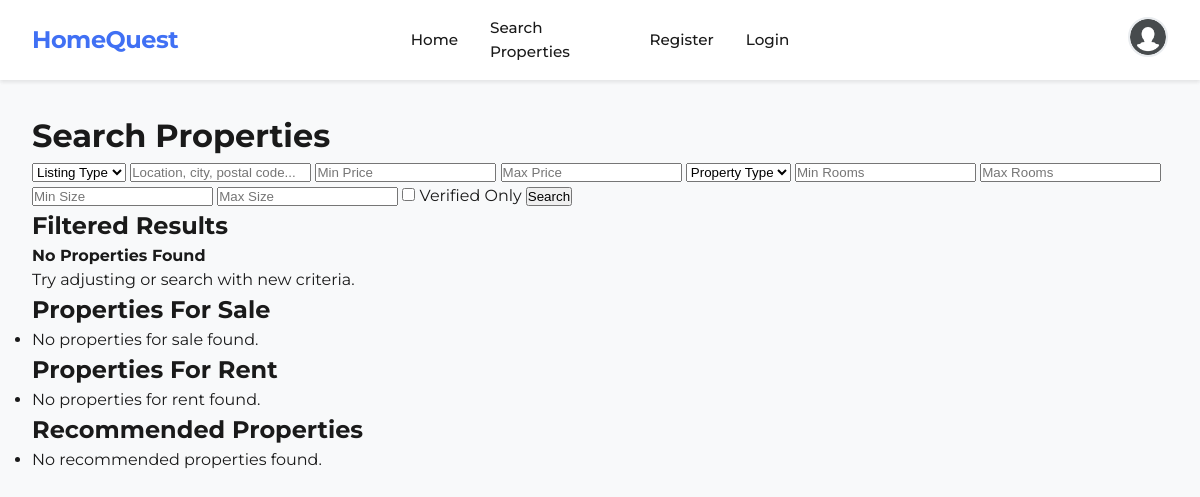
The app's page /properties/search/, older data.
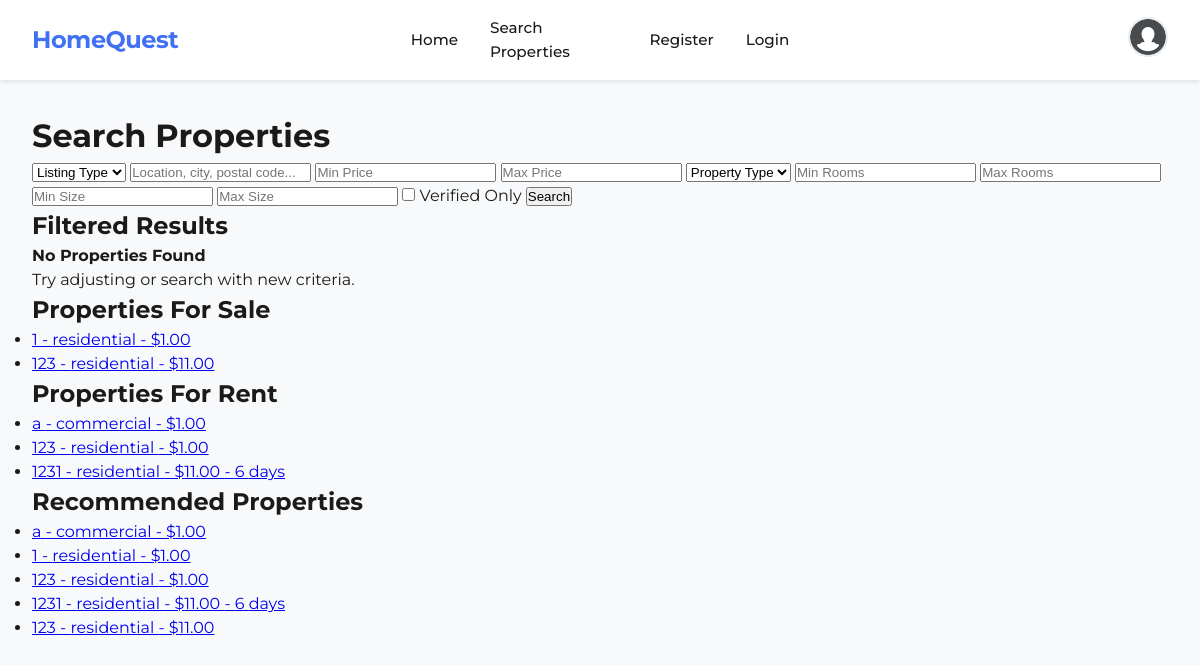
The same page, newer data.
### myapp/models.py (models this page shows, shortened)
class Property(models.Model):
    PROPERTY_TYPES = [
        ('residential', 'Residential'),
        ('commercial', 'Commercial'),
    ]
    LISTING_TYPES = [
        ('for_sale', 'For Sale'),
        ('for_rent', 'For Rent'),
    ]
    seller = models.ForeignKey(Seller, on_delete=models.CASCADE, related_name='properties')
    property_id = models.AutoField(primary_key=True)
    location = models.CharField(max_length=255)
    map_location = models.CharField(max_length=255, blank=True, null=True)
    price = models.DecimalField(max_digits=10, decimal_places=2)
    size = models.DecimalField(max_digits=10, decimal_places=2)
    room_num = models.PositiveIntegerField()
    property_type = models.CharField(max_length=50, choices=PROPERTY_TYPES)
    listing_type = models.CharField(max_length=50, choices=LISTING_TYPES)
    duration = models.PositiveIntegerField(default=0)  # Duration in days
    view_count = models.PositiveIntegerField(default=0)
    like_count = models.PositiveIntegerField(default=0)
    comment_count = models.PositiveIntegerField(default=0)
    is_verified = models.BooleanField(default=False)
    image_paths = models.JSONField(default=list, blank=True)
    verification_files = models.JSONField(default=list, blank=True)

### myapp/views.py (the view)
# urls.py: path('properties/search/', views.property_search, name='property_search'),
def property_search(request):
    search_type = request.GET.get('search_type')
    query = request.GET.get('q', '')
    min_price = request.GET.get('min_price')
    max_price = request.GET.get('max_price')
    property_type = request.GET.get('property_type')
    min_rooms = request.GET.get('min_rooms')
    max_rooms = request.GET.get('max_rooms')
    min_size = request.GET.get('min_size')
    max_size = request.GET.get('max_size')
    min_duration = request.GET.get('min_duration')
    max_duration = request.GET.get('max_duration')
    is_verified = request.GET.get('is_verified')
    min_price = float(min_price) if min_price else None
    max_price = float(max_price) if max_price else None
    min_rooms = int(min_rooms) if min_rooms else None
    max_rooms = int(max_rooms) if max_rooms else None
    min_size = float(min_size) if min_size else None
    max_size = float(max_size) if max_size else None
    min_duration = int(min_duration) if min_duration else None
    max_duration = int(max_duration) if max_duration else None
    is_verified = True if is_verified else None
    filter_params = {
        'query': query,
        'min_price': min_price,
        'max_price': max_price,
        'property_type': property_type,
        'min_rooms': min_rooms,
        'max_rooms': max_rooms,
        'min_size': min_size,
        'max_size': max_size,
        'is_verified': is_verified,
    }
    filter_params = {
        'query': query,
        'min_price': min_price,
        'max_price': max_price,
        'property_type': property_type,
        'min_rooms': min_rooms,
        'max_rooms': max_rooms,
        'min_size': min_size,
        'max_size': max_size,
        'is_verified': is_verified,
        'min_duration': min_duration,
        'max_duration': max_duration,
    }
    filtered_properties = filter_properties(
        search_type=search_type,
        **filter_params
    )
    for_sale_properties = filter_properties(
        search_type='for_sale',
        limit=10,
    )
    for_rent_properties = filter_properties(
        search_type='for_rent',
        limit=10,
    )
    recommended_properties = filter_properties(
        search_type='recommended',
        limit=10,
    )  # Already sorted by popularity in your service
    return render(request, 'property_search.html', {
        'filtered_properties': filtered_properties,
        'for_sale_properties': for_sale_properties,
        'for_rent_properties': for_rent_properties,
        'recommended_properties': recommended_properties,
    })

### myapp/templates/property_search.html (shortened to what this page needs)
{% extends 'base.html' %}
{% block content %}
<h1>Search Properties</h1>
<form method="get" action="{% url 'property_search' %}">
    <select name="search_type" id="search_type">
        <option value="">Listing Type</option>
    </select>
    <input type="text" name="q" placeholder="Location, city, postal code..." value="{{ request.GET.q }}">
    <input type="number" name="min_price" placeholder="Min Price" value="{{ request.GET.min_price }}">
    <input type="number" name="max_price" placeholder="Max Price" value="{{ request.GET.max_price }}">
    <select name="property_type">
        <option value="">Property Type</option>
    </select>
    <input type="number" name="min_rooms" placeholder="Min Rooms" value="{{ request.GET.min_rooms }}">
    <input type="number" name="max_rooms" placeholder="Max Rooms" value="{{ request.GET.max_rooms }}">
    <input type="number" name="min_size" placeholder="Min Size" value="{{ request.GET.min_size }}">
    <input type="number" name="max_size" placeholder="Max Size" value="{{ request.GET.max_size }}">
    <label>
        <input type="checkbox" name="is_verified" value="1" {% if request.GET.is_verified %}checked{% endif %}> Verified Only
    </label>
    <button type="submit">Search</button>
</form>
{% if request.GET.q or request.GET.search_type or request.GET.min_price or request.GET.max_price or request.GET.property_type or request.GET.min_rooms or request.GET.max_rooms or request.GET.min_size or request.GET.max_size or request.GET.is_verified or request.GET.min_duration or request.GET.max_duration %}
    {% if filtered_properties %}
        <div class="property-section">
            <h2>Filtered Results</h2>
            <ul>
                {% for property in filtered_properties %}
                    <li>
                        <a href="{% url 'property_detail_all' property.property_id %}">
                            {{ property.location }} - {{ property.property_type }} - ${{ property.price }}
                            {% if property.listing_type == 'for_rent' and property.duration %} - {{ property.duration }} days{% endif %}
                        </a>
                    </li>
                {% empty %}
                    <li>No properties found matching your filters.</li>
                {% endfor %}
            </ul>
        </div>
    {% endif %}
{% else %}
    <div class="property-section">
        <h2>Filtered Results</h2>
        <h4>No Properties Found</h4>
        <p>Try adjusting or search with new criteria.</p>
</div>
{% endif %}
<div class="property-sections">
    <div class="property-section">
        <h2>Properties For Sale</h2>
        <ul>
            {% for property in for_sale_properties %}
                <li>
                    <a href="{% url 'property_detail_all' property.property_id %}">
                        {{ property.location }} - {{ property.property_type }} - ${{ property.price }}
                    </a>
                </li>
            {% empty %}
                <li>No properties for sale found.</li>
            {% endfor %}
        </ul>
    </div>
    <div class="property-section">
        <h2>Properties For Rent</h2>
        <ul>
            {% for property in for_rent_properties %}
                <li>
                    <a href="{% url 'property_detail_all' property.property_id %}">
                        {{ property.location }} - {{ property.property_type }} - ${{ property.price }}
                        {% if property.duration %} - {{ property.duration }} days{% endif %}
                    </a>
                </li>
            {% empty %}
                <li>No properties for rent found.</li>
            {% endfor %}
        </ul>
    </div>
    <div class="property-section">
        <h2>Recommended Properties</h2>
        <ul>
            {% for property in recommended_properties %}
                <li>
                    <a href="{% url 'property_detail_all' property.property_id %}">
                        {{ property.location }} - {{ property.property_type }} - ${{ property.price }}
                        {% if property.listing_type == 'for_rent' and property.duration %} - {{ property.duration }} days{% endif %}
                    </a>
                </li>
            {% empty %}
                <li>No recommended properties found.</li>
            {% endfor %}
        </ul>
    </div>
</div>
{% endblock %}

### myapp/templates/base.html (shortened to what this page needs)
{% load static %}
{% load user_extras %}
<!DOCTYPE html>
<html lang="en">
<head>
    <link rel="stylesheet" href="{% static 'styles/styles.css' %}">
</head>
<body>
    <div class="nav-wrapper">
        <nav>
            <div class="nav-left">
                <a href="{% url 'home' %}" class="brand">HomeQuest</a>
            </div>
            <ul>
                <li><a href="{% url 'home' %}">Home</a></li>
                <li><a href="{% url 'property_search' %}">Search Properties</a></li>
                {% if not user.is_authenticated %}
                    <li><a href="{% url 'register' %}">Register</a></li>
                    <li><a href="{% url 'login' %}">Login</a></li>
                {% endif %}
            </ul>
            <div class="nav-right">
                <div class="profile-menu">
                    {% if user.is_authenticated %}
                        {% if user.profile_photo %}
                            <img src="{{ user.profile_photo.url }}" alt="Profile" class="profile-icon" onclick="toggleDropdown(event)"
                                {% if user.blur_profile_photo %}style="filter: blur(3px);" {% endif %}>
                        {% else %}
                            <img src="{% static 'images/default-profile.png' %}" alt="Profile" class="profile-icon" onclick="toggleDropdown(event)">
                        {% endif %}
                        <div class="dropdown">
                            <a href="{% url 'profile' %}">View Profile</a>
                            <a href="{% url 'edit_profile' %}">Edit Profile</a>
                            {% if user.is_seller %}
                                <a href="{% url 'manage_subscription' %}">Manage Subscription</a>
                            {% endif %}
                            <a href="{% url 'logout' %}">Logout</a>
                        </div>
                    {% else %}
                        <img src="{% static 'images/default-profile.png' %}" alt="Profile" class="profile-icon" onclick="toggleDropdown(event)">
                    {% endif %}
                </div>
            </div>
        </nav>
    </div>
    <div class="content">
        {% block content %}
        {% endblock %}
    </div>
</body>
</html>

### static/styles/styles.css (style rules this page uses)
:root { --primary-color: #4070f4; --primary-hover: #3060e0; --text-primary: #1a1a1a; --text-secondary: #666; --bg-light: #f8f9fa; --border-color: #e9ecef; --shadow-sm: 0 2px 4px rgba(0, 0, 0, 0.05); --shadow-md: 0 4px 20px rgba(0, 0, 0, 0.08); --shadow-lg: 0 8px 40px rgba(0, 0, 0, 0.1); --radius-sm: 8px; --radius-md: 12px; --radius-lg: 16px; }
* { margin: 0; padding: 0; box-sizing: border-box; }
body { font-family: 'Montserrat', -apple-system, BlinkMacSystemFont, 'Segoe UI', Roboto, Oxygen, Ubuntu, Cantarell, 'Open Sans', 'Helvetica Neue', sans-serif; background-color: var(--bg-light); color: var(--text-primary); line-height: 1.5; }
nav { background-color: white; padding: 1rem 2rem; display: flex; justify-content: space-between; align-items: center; box-shadow: var(--shadow-sm); position: sticky; top: 0; z-index: 1000; max-width: 1400px; margin: 0 auto; width: 100%; }
.nav-wrapper { background-color: white; box-shadow: var(--shadow-sm); position: sticky; top: 0; z-index: 1000; width: 100%; }
nav ul { list-style: none; margin: 0; padding: 0; display: flex; align-items: center; gap: 2rem; flex: 1; justify-content: center; }
.nav-left { flex: 1; min-width: 200px; }
.nav-right { flex: 1; display: flex; justify-content: flex-end; min-width: 200px; }
nav ul li a { color: var(--text-primary); text-decoration: none; font-weight: 500; font-size: 0.95rem; padding: 0.5rem 0; position: relative; transition: color 0.2s; }
nav ul li a::after { content: ''; position: absolute; bottom: 0; left: 0; width: 0; height: 2px; background-color: var(--primary-color); transition: width 0.2s ease; }
.brand { font-size: 1.5rem; font-weight: 700; color: var(--primary-color); text-decoration: none; letter-spacing: -0.5px; }
.profile-menu { position: relative; display: inline-block; }
.profile-icon { width: 40px; height: 40px; border-radius: 50%; cursor: pointer; object-fit: cover; border: 2px solid var(--border-color); transition: border-color 0.2s; }
.content { margin: 0 auto; padding: 2rem; max-width: 1200px; }

Row changes from the older to the newer data that the page shows:
added Property: location "1", property_type "residential", price "1.00"
added Property: location "123", property_type "residential", price "11.00"
added Property: location "a", property_type "commercial", price "1.00"
added Property: location "123", property_type "residential", price "1.00"
added Property: location "1231", property_type "residential", price "11.00", duration "6"
Text that changed along with them:
text no longer shown: "No properties for sale found. No properties for rent found. No recommended properties found."
